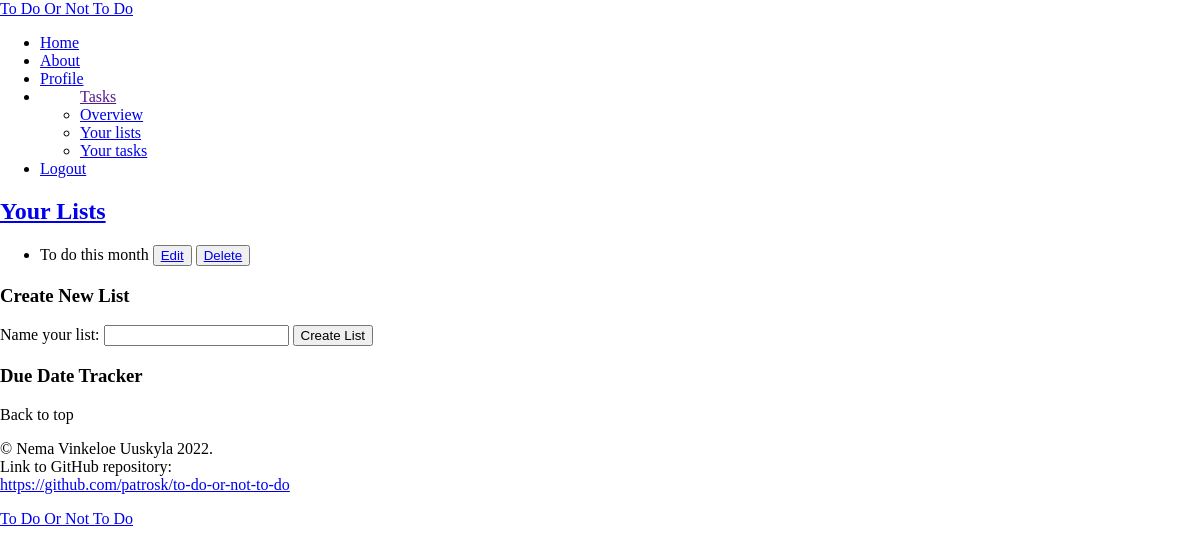
/lists.php (signed in), run on an earlier commit of the app's database.
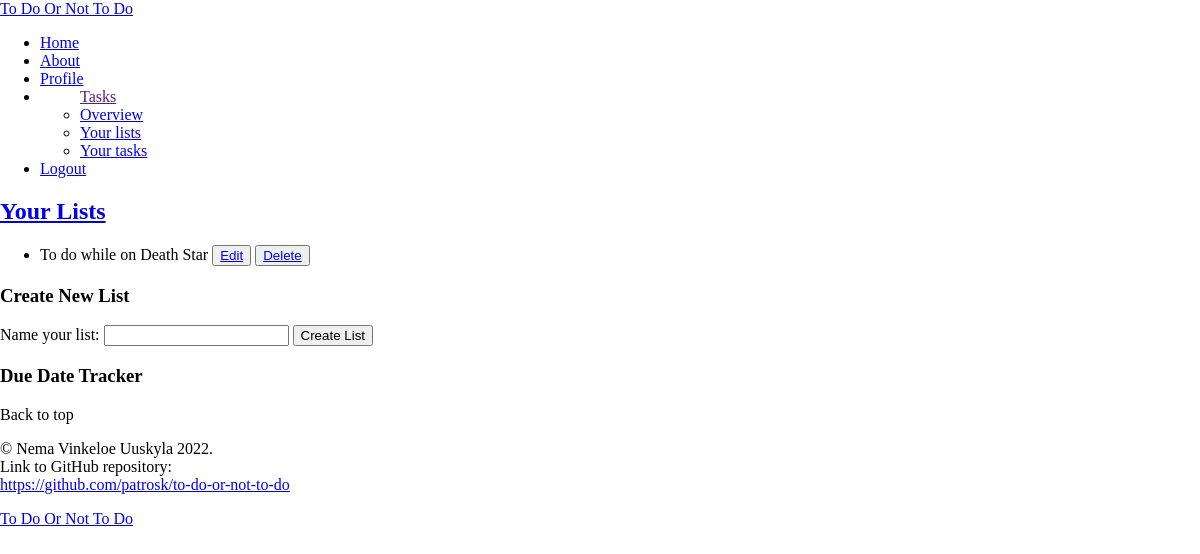
And on a later commit of the database.
### tables this page shows
CREATE TABLE lists (
	id INTEGER PRIMARY KEY AUTOINCREMENT,
	title VARCHAR,
	user_id VARCHAR,
	FOREIGN KEY (user_id) REFERENCES users(id)
);

### app/functions.php (called while the page is built, shortened)
<?php
function get_lists(object $database)
{
    $user_id = $_SESSION['user']['id'];
    $statement = $database->prepare("SELECT * FROM lists WHERE user_id = :id");
    $statement->bindParam(':id', $user_id, PDO::PARAM_INT);
    $statement->execute();
    $lists = $statement->fetchAll(PDO::FETCH_ASSOC);
    return $lists;
}

### lists.php (the view, shortened to what this page needs)
<?php
require __DIR__ . '/app/autoload.php';
require __DIR__ . '/views/header.php';
require __DIR__ . '/views/navigation.php'; ?>
<h2><a href="/lists.php">Your Lists</a></h2>
<ul>
    <?php
    $lists = get_lists($database);
    foreach ($lists as $list) : ?>
        <li>
            <?= $list['title'] ?>
            <button>
                <a href="/single_list.php?id=<?= $list['id']; ?>">Edit </a>
            </button>
            <button>
                <a href="/app/lists/delete.php?id=<?= $list['id']; ?>">Delete </a>
            </button>
        </li>
    <?php endforeach ?>
</ul>
<h3>Create New List</h3>
<form action="/app/lists/create.php" method="post">
    <label for="title">Name your list:</label>
    <input name="title" id="title" type="text">
    <button type="submit">Create List</button>
</form>
<h3>Due Date Tracker</h3>
<?php require __DIR__ . '/views/footer.php';

What changed in the data, as far as the page shows it:
changed lists: title "To do this month" → "To do while on Death Star"
